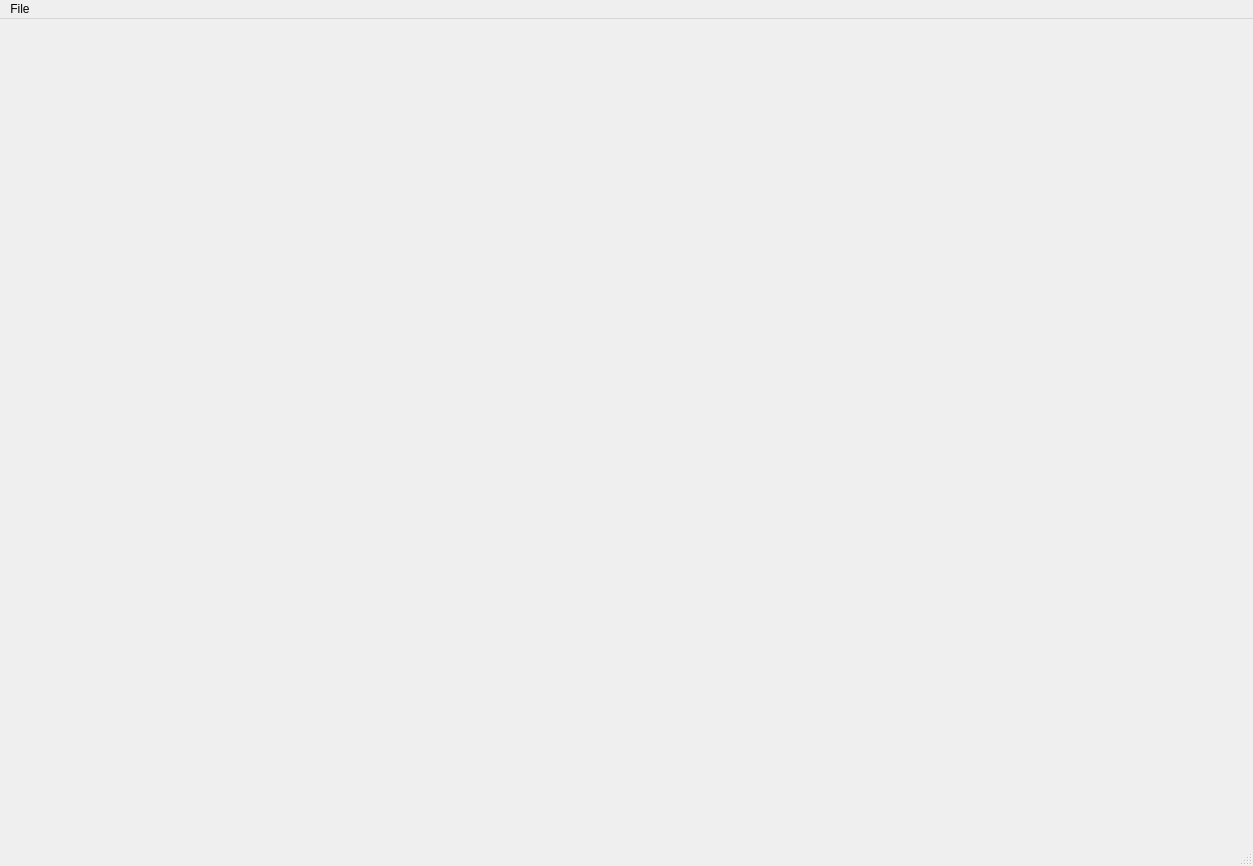
<?xml version="1.0" encoding="UTF-8"?>
<ui version="4.0">
 <class>MainWindow</class>
 <widget class="QMainWindow" name="MainWindow">
  <property name="geometry">
   <rect>
    <x>0</x>
    <y>0</y>
    <width>1253</width>
    <height>866</height>
   </rect>
  </property>
  <property name="windowTitle">
   <string>PVMT_SNAP editor</string>
  </property>
  <widget class="QWidget" name="centralwidget"/>
  <widget class="QStatusBar" name="statusbar"/>
  <widget class="QMenuBar" name="menubar">
   <property name="geometry">
    <rect>
     <x>0</x>
     <y>0</y>
     <width>1253</width>
     <height>22</height>
    </rect>
   </property>
   <widget class="QMenu" name="menuFile">
    <property name="title">
     <string>File</string>
    </property>
    <addaction name="actionLogin"/>
    <addaction name="separator"/>
    <addaction name="actionExit"/>
   </widget>
   <addaction name="menuFile"/>
  </widget>
  <action name="actionLogin">
   <property name="text">
    <string>Login</string>
   </property>
  </action>
  <action name="actionExit">
   <property name="text">
    <string>Exit</string>
   </property>
  </action>
 </widget>
 <resources/>
 <connections>
  <connection>
   <sender>actionExit</sender>
   <signal>triggered()</signal>
   <receiver>MainWindow</receiver>
   <slot>close()</slot>
   <hints>
    <hint type="sourcelabel">
     <x>-1</x>
     <y>-1</y>
    </hint>
    <hint type="destinationlabel">
     <x>399</x>
     <y>299</y>
    </hint>
   </hints>
  </connection>
 </connections>
</ui>
